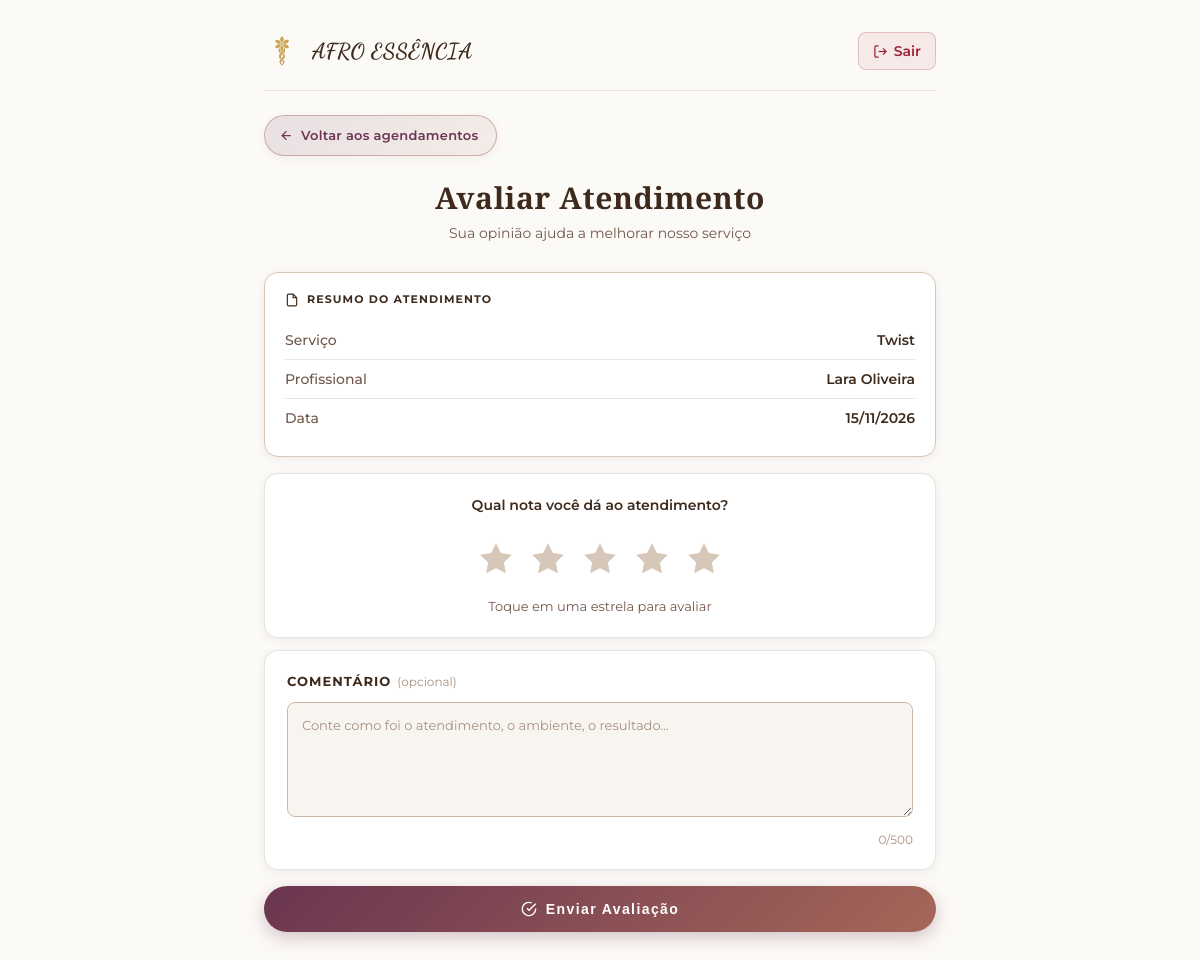
Screenshot of /avaliacao/create?agendamento_id=4 (signed in) with the database file from the repository.
### tables this page shows
CREATE TABLE `agendamentos` (
  `id`               int(11)  NOT NULL AUTO_INCREMENT,
  `cliente_id`       int(11)  NOT NULL,
  `profissional_id`  int(11)  NOT NULL,
  `servico_id`       int(11)  NOT NULL,
  `data_agendamento` date     NOT NULL,
  `hora_inicio`      time     NOT NULL,
  `hora_fim`         time     NOT NULL,
  `status`           enum('pendente','confirmado','em_andamento','concluido','cancelado') NOT NULL DEFAULT 'pendente',
  `observacoes`      text     DEFAULT NULL,
  `valor_final`      decimal(10,2) DEFAULT NULL,
  `oculto_cliente`   tinyint(1)    NOT NULL DEFAULT 0,
  `created_at`       timestamp NOT NULL DEFAULT current_timestamp(),
  PRIMARY KEY (`id`),
  KEY `fk_ag_cliente`      (`cliente_id`),
  KEY `fk_ag_profissional` (`profissional_id`),
  KEY `fk_ag_servico`      (`servico_id`),
  CONSTRAINT `fk_ag_cliente`      FOREIGN KEY (`cliente_id`)      REFERENCES `clientes` (`id`),
  CONSTRAINT `fk_ag_profissional` FOREIGN KEY (`profissional_id`) REFERENCES `profissionais` (`id`),
  CONSTRAINT `fk_ag_servico`      FOREIGN KEY (`servico_id`)      REFERENCES `servicos` (`id`)
);

CREATE TABLE `servicos` (
  `id`                   int(11)        NOT NULL AUTO_INCREMENT,
  `categoria_id`         int(11)        DEFAULT NULL,
  `nome`                 varchar(120)   NOT NULL,
  `slug`                 varchar(160)   DEFAULT NULL,
  `descricao`            text           DEFAULT NULL,
  `imagem`               varchar(255)   DEFAULT NULL,
  `beneficios`           text           DEFAULT NULL,
  `tempo_duracao_texto`  varchar(120)   DEFAULT NULL,
  `manutencao`           varchar(200)   DEFAULT NULL,
  `cuidados_pos_servico` text           DEFAULT NULL,
  `valor`                decimal(10,2)  NOT NULL DEFAULT 0.00,
  `duracao_minutos`      int(11)        NOT NULL DEFAULT 60,
  `status`               enum('ativo','inativo') NOT NULL DEFAULT 'ativo',
  `created_at`           timestamp      NOT NULL DEFAULT current_timestamp(),
  PRIMARY KEY (`id`),
  UNIQUE KEY `idx_servicos_slug` (`slug`),
  KEY `fk_servico_categoria` (`categoria_id`),
  CONSTRAINT `fk_servico_categoria` FOREIGN KEY (`categoria_id`) REFERENCES `categorias` (`id`)
);

CREATE TABLE `usuarios` (
  `id`           int(11)      NOT NULL AUTO_INCREMENT,
  `nome`         varchar(120) NOT NULL,
  `email`        varchar(180) NOT NULL,
  `senha`        varchar(255) NOT NULL,
  `tipo_usuario` enum('admin','profissional','cliente') NOT NULL DEFAULT 'cliente',
  `telefone`     varchar(20)  DEFAULT NULL,
  `foto`         varchar(255) DEFAULT NULL,
  `status`       enum('ativo','inativo') NOT NULL DEFAULT 'ativo',
  `created_at`   timestamp    NOT NULL DEFAULT current_timestamp(),
  `updated_at`   timestamp    NOT NULL DEFAULT current_timestamp() ON UPDATE current_timestamp(),
  PRIMARY KEY (`id`),
  UNIQUE KEY `email` (`email`)
);

### app/controllers/BaseController.php (called while the page is built, shortened)
<?php
class BaseController
{
    protected function view(string $path, array $data = []): void
    {
        extract($data);
        $viewFile = __DIR__ . "/../views/" . $path . ".php";
        require $viewFile;
    }
}

### app/controllers/AvaliacaoController.php (called while the page is built, shortened)
<?php
class AvaliacaoController extends BaseController
{
    public function create()
    {
        $agendamentoId = (int) ($_GET['agendamento_id'] ?? 0);
        $agendamentoDAO = new AgendamentoDAO();
        $agendamento    = $agendamentoDAO->findById($agendamentoId);
        $erro = $_SESSION['erro'] ?? null;
        $this->view('avaliacao/create', [
            'agendamento' => $agendamento,
            'erro'        => $erro,
        ]);
    }
}

### config/database.example.php (called while the page is built, shortened)
<?php
class Database {
    private static $conn = null;
    public static function getConnection() {
        if (self::$conn === null) {
            $host   = defined('DB_HOST')   ? DB_HOST   : 'localhost';
            $name   = defined('DB_NAME')   ? DB_NAME   : 'afro_essencia';
            $user   = defined('DB_USER')   ? DB_USER   : 'root';
            $pass   = defined('DB_PASS')   ? DB_PASS   : '';
            $charset = 'utf8mb4';
            try {
                self::$conn = new PDO(
                    "mysql:host={$host};dbname={$name};charset={$charset}",
                    $user,
                    $pass
                );
                self::$conn->setAttribute(PDO::ATTR_ERRMODE, PDO::ERRMODE_EXCEPTION);
                self::$conn->setAttribute(PDO::ATTR_DEFAULT_FETCH_MODE, PDO::FETCH_ASSOC);
                self::$conn->setAttribute(PDO::ATTR_EMULATE_PREPARES, false);
            } catch (PDOException $e) {
                error_log('DB Connection error: ' . $e->getMessage());
                http_response_code(500);
                die("<h2>Erro interno. Tente novamente em instantes.</h2>");
            }
        }
        return self::$conn;
    }
}

### app/dao/BaseDAO.php (called while the page is built, shortened)
<?php
class BaseDAO {
    public function __construct() {
        $this->conn = Database::getConnection();
    }
}

### app/dao/AgendamentoDAO.php (called while the page is built, shortened)
<?php
class AgendamentoDAO extends BaseDAO
{
    public function findById(int $id): ?array
    {
        $stmt = $this->conn->prepare(
            "SELECT a.*,
                    s.nome  AS servico,
                    s.valor AS valor,
                    u.nome  AS profissional
             FROM agendamentos  a
             LEFT JOIN servicos      s  ON a.servico_id      = s.id
             LEFT JOIN profissionais p  ON a.profissional_id = p.id
             LEFT JOIN usuarios      u  ON p.usuario_id      = u.id
             WHERE a.id = ?
             LIMIT 1"
        );
        $stmt->execute([$id]);
        $r = $stmt->fetch(PDO::FETCH_ASSOC);
        return $r ?: null;
    }
}

### app/views/avaliacao/create.php (the view, shortened to what this page needs)
<?php
$servico       = htmlspecialchars($agendamento['servico']      ?? '', ENT_QUOTES);
$profissional  = htmlspecialchars($agendamento['profissional'] ?? '', ENT_QUOTES);
$dataFormatada = !empty($agendamento['data_agendamento'])
    ? date('d/m/Y', strtotime($agendamento['data_agendamento']))
    : '';
?>
<!DOCTYPE html>
<html lang="pt-br">
<head>
    <link rel="stylesheet" href="/afro_essencia/public/css/page-layout.css">
    <link rel="stylesheet" href="/afro_essencia/public/css/avaliacao.css">
</head>
<body>
<div class="page-container">
    <header class="page-header">
        <a href="/afro_essencia/dashboard" class="page-brand">
            <img src="/afro_essencia/public/imagens/logo.png" alt="AFRO ESSÊNCIA">
            <span class="page-brand-name">AFRO ESSÊNCIA</span>
        </a>
        <a href="/afro_essencia/auth/logout" class="page-logout">
            <svg width="15" height="15" viewBox="0 0 24 24" fill="none" stroke="currentColor" stroke-width="2">
                <path d="M9 21H5a2 2 0 0 1-2-2V5a2 2 0 0 1 2-2h4"/>
                <polyline points="16 17 21 12 16 7"/>
                <line x1="21" y1="12" x2="9" y2="12"/>
            </svg>
            Sair
        </a>
    </header>
    <a href="/afro_essencia/agendamento/index" class="page-back">
        <svg width="15" height="15" viewBox="0 0 24 24" fill="none" stroke="currentColor" stroke-width="2">
            <path d="M19 12H5M12 19l-7-7 7-7"/>
        </svg>
        Voltar aos agendamentos
    </a>
    <h1 class="page-title">Avaliar Atendimento</h1>
    <p class="page-subtitle">Sua opinião ajuda a melhorar nosso serviço</p>
    <?php if ($servico || $profissional || $dataFormatada): ?>
    <div class="av-resumo">
        <p class="av-resumo-head">
            <svg width="14" height="14" viewBox="0 0 24 24" fill="none" stroke="currentColor" stroke-width="2" aria-hidden="true">
                <path d="M14 2H6a2 2 0 0 0-2 2v16a2 2 0 0 0 2 2h12a2 2 0 0 0 2-2V8z"/>
                <polyline points="14 2 14 8 20 8"/>
            </svg>
            Resumo do atendimento
        </p>
        <?php if ($servico): ?>
        <div class="av-row"><span class="av-chave">Serviço</span><span class="av-val"><?= $servico ?></span></div>
        <?php endif; ?>
        <?php if ($profissional): ?>
        <div class="av-row"><span class="av-chave">Profissional</span><span class="av-val"><?= $profissional ?></span></div>
        <?php endif; ?>
        <?php if ($dataFormatada): ?>
        <div class="av-row"><span class="av-chave">Data</span><span class="av-val"><?= $dataFormatada ?></span></div>
        <?php endif; ?>
    </div>
    <?php endif; ?>
    <form method="POST" action="/afro_essencia/avaliacao/store" novalidate>
        <div class="page-card av-estrelas-card">
            <p class="av-estrelas-label">Qual nota você dá ao atendimento?</p>
            <div class="av-estrelas" id="star-rating" role="radiogroup" aria-label="Nota de 1 a 5 estrelas">
                <?php for ($i = 1; $i <= 5; $i++): ?>
                <button
                    type="button"
                    class="av-star"
                    data-val="<?= $i ?>"
                    role="radio"
                    aria-checked="false"
                    aria-label="<?= $i ?> estrela<?= $i > 1 ? 's' : '' ?>"
                    tabindex="<?= $i === 1 ? '0' : '-1' ?>">
                    <svg viewBox="0 0 24 24" aria-hidden="true">
                        <path d="M12 2l3.09 6.26L22 9.27l-5 4.87 1.18 6.88L12 17.77l-6.18 3.25L7 14.14 2 9.27l6.91-1.01L12 2z"/>
                    </svg>
                </button>
                <?php endfor; ?>
            </div>
            <p class="av-estrelas-texto" id="av-texto" aria-live="polite">Toque em uma estrela para avaliar</p>
        </div>
        <div class="page-card" style="margin-top: 12px;">
            <label class="av-label" for="comentario">
                Comentário
                <span class="av-label-opt">(opcional)</span>
            </label>
            <textarea
                id="comentario"
                name="comentario"
                class="av-textarea"
                placeholder="Conte como foi o atendimento, o ambiente, o resultado..."
                maxlength="500"
                rows="4"><?= htmlspecialchars($comentario ?? '', ENT_QUOTES) ?></textarea>
            <p class="av-char-count"><span id="av-chars">0</span>/500</p>
        </div>
        <button type="submit" class="btn-primary av-submit">
            <svg width="16" height="16" viewBox="0 0 24 24" fill="none" stroke="currentColor" stroke-width="2" aria-hidden="true">
                <path d="M22 11.08V12a10 10 0 1 1-5.93-9.14"/>
                <polyline points="22 4 12 14.01 9 11.01"/>
            </svg>
            Enviar Avaliação
        </button>
    </form>
</div>
</body>
</html>

### public/css/page-layout.css (style rules this page uses)
*, *::before, *::after { box-sizing: border-box; margin: 0; padding: 0; }
html { scroll-behavior: smooth; }
body { font-family: 'Montserrat', 'Inter', sans-serif; background: var(--ds-bg); color: var(--ds-text); min-height: 100vh; -webkit-font-smoothing: antialiased; line-height: 1.6; }
.page-container { width: 100%; max-width: 720px; margin: 0 auto; padding: 32px 24px 80px; }
.page-header { display: flex; align-items: center; justify-content: space-between; padding-bottom: 20px; margin-bottom: 4px; border-bottom: 1px solid var(--ds-border-neutral); }
.page-brand { display: flex; align-items: center; gap: 12px; text-decoration: none; color: var(--ds-text); }
.page-brand img { width: 36px; height: 36px; object-fit: contain; }
.page-brand-name { font-family: 'Dancing Script', cursive; font-size: 1.35rem; font-weight: 700; color: var(--ds-text); letter-spacing: .02em; }
.page-logout { display: flex; align-items: center; gap: 6px; font-size: 14px; font-weight: 600; color: var(--ds-error); text-decoration: none; padding: 7px 14px; border-radius: var(--ds-radius-sm); border: 1px solid var(--ds-error-bdr); background: var(--ds-error-bg); transition: var(--ds-transition); }
.page-title { font-family: 'Playfair Display', serif; font-size: clamp(22px, 4vw, 30px); font-weight: 700; color: var(--ds-text); text-align: center; margin: 20px 0 6px; letter-spacing: .02em; }
.page-subtitle { text-align: center; font-size: 14px; color: var(--ds-text-muted); margin-bottom: 28px; line-height: 1.6; }
.page-card { background: #fff; border: 1px solid var(--ds-border-neutral); border-radius: var(--ds-radius); padding: 20px 22px; margin-bottom: 12px; box-shadow: var(--ds-shadow-sm); transition: var(--ds-transition); }
.btn-primary { display: inline-flex; align-items: center; gap: 8px; background: linear-gradient(135deg, #6A3550 0%, #A56758 100%); color: #fff; padding: 11px 24px; border-radius: var(--ds-radius-sm); text-decoration: none; font-size: 14px; font-weight: 700; border: none; cursor: pointer; box-shadow: 0 8px 20px rgba(106,53,80,.28); transition: transform .22s, box-shadow .22s, filter .22s; }

### rows the page displays
agendamentos: servico.nome "Twist", usuarios.nome "Lara Oliveira", data_agendamento "15/11/2026"
